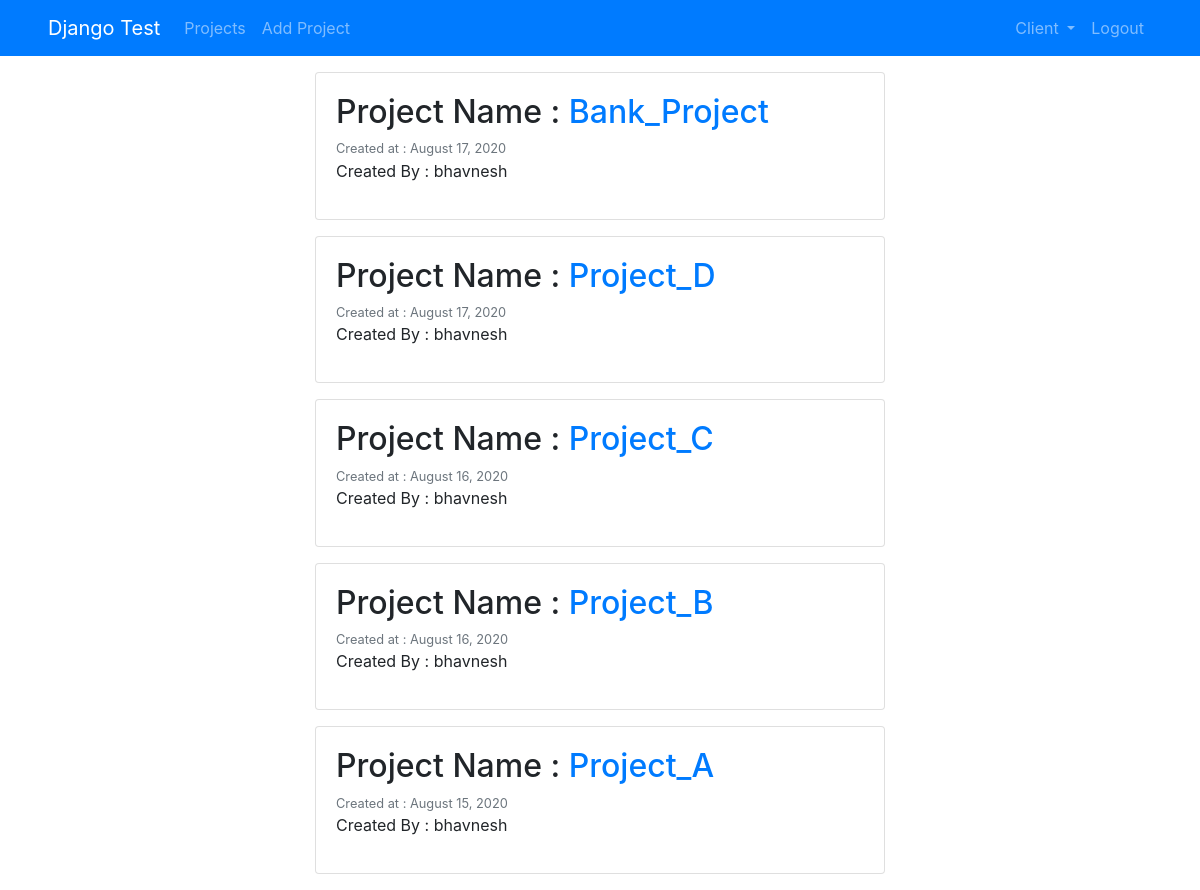
Screenshot of /projects/ (signed in) with the database file from the repository.
### projects/models.py (models this page shows, shortened)
class Project(models.Model):
    project_name = models.CharField(max_length=100)
    assigned_users = models.ManyToManyField(User, related_name='assigned_users')
    client_name = models.ForeignKey(Client, on_delete=models.CASCADE)
    created_at = models.DateTimeField(default=timezone.now)
    created_by = models.ForeignKey(User, on_delete=models.DO_NOTHING)

### projects/views.py (the view)
# urls.py: path('projects/', ProjectListView.as_view(), name='project-list'),
class ProjectListView(LoginRequiredMixin, ListView):
    model = Project
    context_object_name = 'projects'
    ordering = ['-created_at']
    def get_context_data (self, ** kwargs):
        context = super (). get_context_data (** kwargs)
        user = self.request.user
        context ['projects_list'] = Project.objects.filter(assigned_users=user)
        return context

### projects/templates/projects/project_list.html (shortened to what this page needs)
{% extends "users/base.html" %}
{% block content %}
    {% if user.is_superuser %}
       {% for project in projects %}
            <div class="card card-body mb-3">
                <h2>Project Name : <a class="mr-2" href="{% url 'project-detail' project.id %}">{{ project.project_name }}</a></h2>
                <small class="text-muted">Created at : {{ project.created_at|date:"F d, Y" }}</small>
                <p>Created By : {{ project.created_by }}</p>
            </div>
        {% endfor %}
    {% endif %}
{% endblock content %}

### users/templates/users/base.html (shortened to what this page needs)
<!doctype html>
<html lang="en">
  <head>
    <link rel="stylesheet" href="https://stackpath.bootstrapcdn.com/bootstrap/4.5.2/css/bootstrap.min.css">
  </head>
  <body>
     <nav class="navbar navbar-expand-md navbar-dark bg-primary container-fluid mb-3 px-5">
        <a class="navbar-brand" href="#">Django Test</a>
        <div class="collapse navbar-collapse" id="navbarNav">
            <ul class="navbar-nav mr-auto">
                {% if user.is_authenticated %}
                <li class="nav-item">
                    <a class="nav-link" href="{% url 'project-list' %}">Projects</a>
                </li>
                {% endif %}
                {% if user.is_superuser %}
                <li class="nav-item">
                    <a class="nav-link" href="{% url 'project-create' %}">Add Project</a>
                </li>
                {% endif %}
            </ul>
            <ul class="navbar-nav">
                {% if user.is_superuser %}
                <li class="nav-item dropdown">
                    <a class="nav-link dropdown-toggle" href="#" id="navbarDropdown" role="button" data-toggle="dropdown" aria-haspopup="true" aria-expanded="false">
                    Client
                  </a>
                </li>
                {% endif %}
                {% if user.is_authenticated %}
                <li class="nav-item">
                    <a class="nav-link" href="{% url 'logout' %}">Logout</a>
                </li>
                {% else %}
                <li class="nav-item">
                    <a class="nav-link" href="{% url 'register' %}">Register</a>
                </li>
                {% endif %}
            </ul>
        </div>
    </nav>
      <div class="col-md-6 container">
          {% block content %}{% endblock %}
        </div>
  </body>
</html>

### rows the page displays
Project: project_name "Bank_Project", created_at "August 17, 2020", created_by "bhavnesh"
Project: project_name "Project_D", created_at "August 17, 2020", created_by "bhavnesh"
Project: project_name "Project_C", created_at "August 16, 2020", created_by "bhavnesh"
Project: project_name "Project_B", created_at "August 16, 2020", created_by "bhavnesh"
Project: project_name "Project_A", created_at "August 15, 2020", created_by "bhavnesh"
